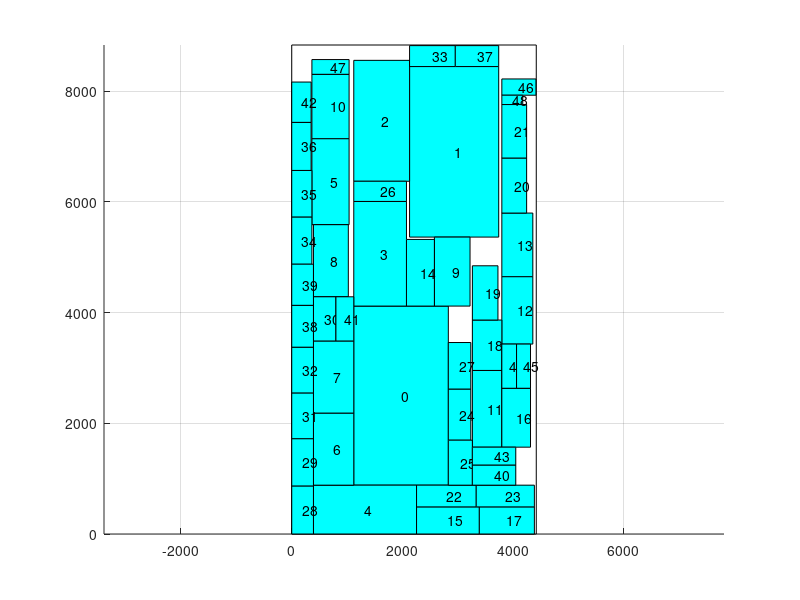

Source code (MATLAB):
axis equal;
hold on;
grid on;
cap_x=[ 0 0 4416 4416 0 ];
cap_y=[ 0 8831 8831 0 0 ];
fill(cap_x,cap_y,'w');
block_x=[ 1120 2828 2828 1120 1120 ];
block_y=[ 882 882 4116 4116 882 ];
fill(block_x,block_y,'c');
text(1974,2499,'0');
block_x=[ 2128 3738 3738 2128 2128 ];
block_y=[ 5362 5362 8442 8442 5362 ];
fill(block_x,block_y,'c');
text(2933,6902,'1');
block_x=[ 1120 2128 2128 1120 1120 ];
block_y=[ 6370 6370 8554 8554 6370 ];
fill(block_x,block_y,'c');
text(1624,7462,'2');
block_x=[ 1120 2072 2072 1120 1120 ];
block_y=[ 4116 4116 6006 6006 4116 ];
fill(block_x,block_y,'c');
text(1596,5061,'3');
block_x=[ 392 2254 2254 392 392 ];
block_y=[ 0 0 882 882 0 ];
fill(block_x,block_y,'c');
text(1323,441,'4');
block_x=[ 364 1036 1036 364 364 ];
block_y=[ 5586 5586 7140 7140 5586 ];
fill(block_x,block_y,'c');
text(700,6363,'5');
block_x=[ 392 1120 1120 392 392 ];
block_y=[ 882 882 2184 2184 882 ];
fill(block_x,block_y,'c');
text(756,1533,'6');
block_x=[ 392 1120 1120 392 392 ];
block_y=[ 2184 2184 3486 3486 2184 ];
fill(block_x,block_y,'c');
text(756,2835,'7');
block_x=[ 392 1022 1022 392 392 ];
block_y=[ 4284 4284 5586 5586 4284 ];
fill(block_x,block_y,'c');
text(707,4935,'8');
block_x=[ 2576 3220 3220 2576 2576 ];
block_y=[ 4116 4116 5362 5362 4116 ];
fill(block_x,block_y,'c');
text(2898,4739,'9');
block_x=[ 364 1036 1036 364 364 ];
block_y=[ 7140 7140 8302 8302 7140 ];
fill(block_x,block_y,'c');
text(700,7721,'10');
block_x=[ 3262 3794 3794 3262 3262 ];
block_y=[ 1568 1568 2954 2954 1568 ];
fill(block_x,block_y,'c');
text(3528,2261,'11');
block_x=[ 3794 4354 4354 3794 3794 ];
block_y=[ 3430 3430 4648 4648 3430 ];
fill(block_x,block_y,'c');
text(4074,4039,'12');
block_x=[ 3794 4354 4354 3794 3794 ];
block_y=[ 4648 4648 5796 5796 4648 ];
fill(block_x,block_y,'c');
text(4074,5222,'13');
block_x=[ 2072 2576 2576 2072 2072 ];
block_y=[ 4116 4116 5320 5320 4116 ];
fill(block_x,block_y,'c');
text(2324,4718,'14');
block_x=[ 2254 3388 3388 2254 2254 ];
block_y=[ 0 0 490 490 0 ];
fill(block_x,block_y,'c');
text(2821,245,'15');
block_x=[ 3794 4312 4312 3794 3794 ];
block_y=[ 1568 1568 2632 2632 1568 ];
fill(block_x,block_y,'c');
text(4053,2100,'16');
block_x=[ 3388 4382 4382 3388 3388 ];
block_y=[ 0 0 490 490 0 ];
fill(block_x,block_y,'c');
text(3885,245,'17');
block_x=[ 3262 3794 3794 3262 3262 ];
block_y=[ 2954 2954 3864 3864 2954 ];
fill(block_x,block_y,'c');
text(3528,3409,'18');
block_x=[ 3262 3724 3724 3262 3262 ];
block_y=[ 3864 3864 4844 4844 3864 ];
fill(block_x,block_y,'c');
text(3493,4354,'19');
block_x=[ 3794 4242 4242 3794 3794 ];
block_y=[ 5796 5796 6790 6790 5796 ];
fill(block_x,block_y,'c');
text(4018,6293,'20');
block_x=[ 3794 4242 4242 3794 3794 ];
block_y=[ 6790 6790 7756 7756 6790 ];
fill(block_x,block_y,'c');
text(4018,7273,'21');
block_x=[ 2254 3332 3332 2254 2254 ];
block_y=[ 490 490 882 882 490 ];
fill(block_x,block_y,'c');
text(2793,686,'22');
block_x=[ 3332 4382 4382 3332 3332 ];
block_y=[ 490 490 882 882 490 ];
fill(block_x,block_y,'c');
text(3857,686,'23');
block_x=[ 2828 3234 3234 2828 2828 ];
block_y=[ 1694 1694 2618 2618 1694 ];
fill(block_x,block_y,'c');
text(3031,2156,'24');
block_x=[ 2828 3262 3262 2828 2828 ];
block_y=[ 882 882 1694 1694 882 ];
fill(block_x,block_y,'c');
text(3045,1288,'25');
block_x=[ 1120 2072 2072 1120 1120 ];
block_y=[ 6006 6006 6370 6370 6006 ];
fill(block_x,block_y,'c');
text(1596,6188,'26');
block_x=[ 2828 3234 3234 2828 2828 ];
block_y=[ 2618 2618 3458 3458 2618 ];
fill(block_x,block_y,'c');
text(3031,3038,'27');
block_x=[ 0 392 392 0 0 ];
block_y=[ 0 0 868 868 0 ];
fill(block_x,block_y,'c');
text(196,434,'28');
block_x=[ 0 392 392 0 0 ];
block_y=[ 868 868 1722 1722 868 ];
fill(block_x,block_y,'c');
text(196,1295,'29');
block_x=[ 392 798 798 392 392 ];
block_y=[ 3486 3486 4284 4284 3486 ];
fill(block_x,block_y,'c');
text(595,3885,'30');
block_x=[ 0 392 392 0 0 ];
block_y=[ 1722 1722 2548 2548 1722 ];
fill(block_x,block_y,'c');
text(196,2135,'31');
block_x=[ 0 392 392 0 0 ];
block_y=[ 2548 2548 3374 3374 2548 ];
fill(block_x,block_y,'c');
text(196,2961,'32');
block_x=[ 2128 2954 2954 2128 2128 ];
block_y=[ 8442 8442 8820 8820 8442 ];
fill(block_x,block_y,'c');
text(2541,8631,'33');
block_x=[ 0 364 364 0 0 ];
block_y=[ 4872 4872 5726 5726 4872 ];
fill(block_x,block_y,'c');
text(182,5299,'34');
block_x=[ 0 364 364 0 0 ];
block_y=[ 5726 5726 6566 6566 5726 ];
fill(block_x,block_y,'c');
text(182,6146,'35');
block_x=[ 0 350 350 0 0 ];
block_y=[ 6566 6566 7434 7434 6566 ];
fill(block_x,block_y,'c');
text(175,7000,'36');
block_x=[ 2954 3738 3738 2954 2954 ];
block_y=[ 8442 8442 8820 8820 8442 ];
fill(block_x,block_y,'c');
text(3346,8631,'37');
block_x=[ 0 392 392 0 0 ];
block_y=[ 3374 3374 4130 4130 3374 ];
fill(block_x,block_y,'c');
text(196,3752,'38');
block_x=[ 0 392 392 0 0 ];
block_y=[ 4130 4130 4872 4872 4130 ];
fill(block_x,block_y,'c');
text(196,4501,'39');
block_x=[ 3262 4046 4046 3262 3262 ];
block_y=[ 882 882 1246 1246 882 ];
fill(block_x,block_y,'c');
text(3654,1064,'40');
block_x=[ 798 1120 1120 798 798 ];
block_y=[ 3486 3486 4284 4284 3486 ];
fill(block_x,block_y,'c');
text(959,3885,'41');
block_x=[ 0 350 350 0 0 ];
block_y=[ 7434 7434 8162 8162 7434 ];
fill(block_x,block_y,'c');
text(175,7798,'42');
block_x=[ 3262 4046 4046 3262 3262 ];
block_y=[ 1246 1246 1568 1568 1246 ];
fill(block_x,block_y,'c');
text(3654,1407,'43');
block_x=[ 3794 4060 4060 3794 3794 ];
block_y=[ 2632 2632 3430 3430 2632 ];
fill(block_x,block_y,'c');
text(3927,3031,'44');
block_x=[ 4060 4312 4312 4060 4060 ];
block_y=[ 2632 2632 3430 3430 2632 ];
fill(block_x,block_y,'c');
text(4186,3031,'45');
block_x=[ 3794 4410 4410 3794 3794 ];
block_y=[ 7924 7924 8218 8218 7924 ];
fill(block_x,block_y,'c');
text(4102,8071,'46');
block_x=[ 364 1036 1036 364 364 ];
block_y=[ 8302 8302 8568 8568 8302 ];
fill(block_x,block_y,'c');
text(700,8435,'47');
block_x=[ 3794 4172 4172 3794 3794 ];
block_y=[ 7756 7756 7924 7924 7756 ];
fill(block_x,block_y,'c');
text(3983,7840,'48');
